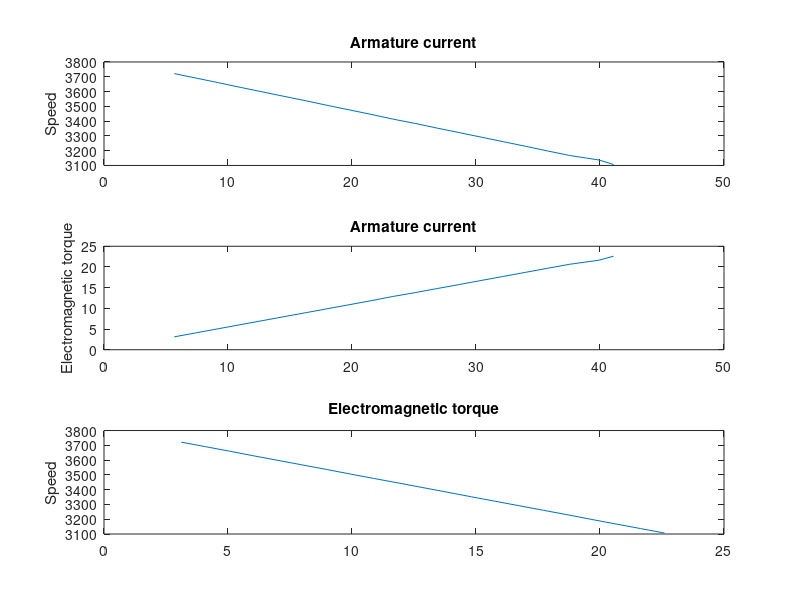

Recreate this plot in MATLAB.
a = [5.669 3721.36 3.118
7.44 3690.803 4.092
9.211 3660.245 5.066
10.98 3628.73 6.04
12.75 3598.175 7.014
14.52 3567.617 7.989
16.3 3537.06 8.963
18.07 3505.546 9.937
19.84 3474.99 10.91
21.61 3444.43 11.89
23.28 3413.87 12.86
25.15 3383.316 13.83
26.92 3351.8 14.81
28.7 3321.245 15.78
30.47 3290.69 16.76
32.24 3260.13 17.73
34.01 3229.57 18.71
35.78 3198.06 19.68
37.55 3167.5 20.65
39.92 3136.94 21.63
41.09 3106.39 22.6 ];
Ia = a(:,1);
N = a(:,2);
Te = a(:,3);
subplot(3,1,1)
plot(Ia,N)
title('Armature current')
ylabel('Speed')
subplot(3,1,2)
plot(Ia,Te)
title('Armature current')
ylabel('Electromagnetic torque')
subplot(3,1,3)
plot(Te,N)
title('Electromagnetic torque')
ylabel('Speed')